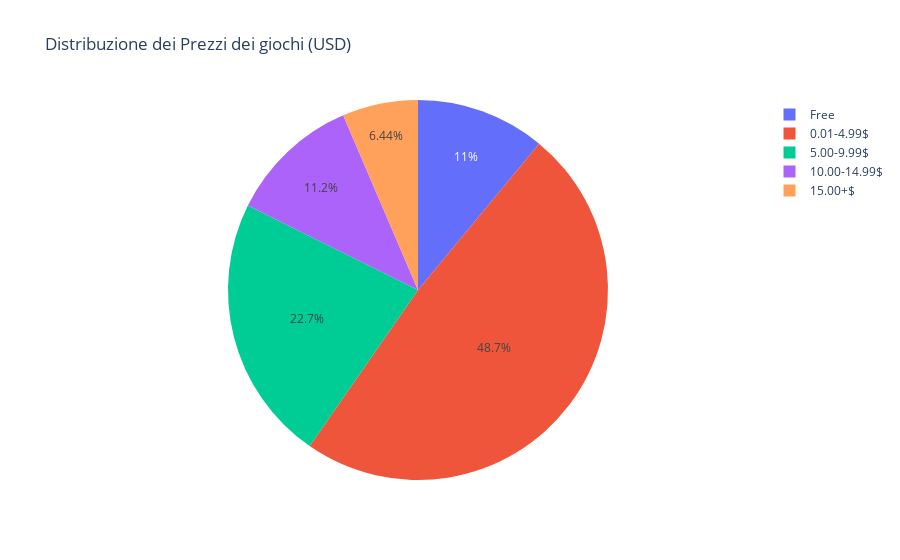

The notebook cell saved with this chart:
### Code cell
# Crea le fasce di prezzo
price_bins = [0, 0.01, 5, 10, 15, float('inf')]
price_labels = ['Free', '0.01-4.99$', '5.00-9.99$', '10.00-14.99$', '15.00+$']

# Categorizza i prezzi in fasce
df['price_range'] = pd.cut(df['price'], bins=price_bins, labels=price_labels, right=False)

# Calcola la distribuzione percentuale dei prezzi
price_distribution = df['price_range'].value_counts(normalize=True) * 100
price_distribution = price_distribution.reset_index()
price_distribution.columns = ['Price Range', 'Percentage']

# Ordina manualmente le etichette
custom_order = {
    'Price Range': ['Free', '0.01-4.99$', '5.00-9.99$', '10.00-14.99$', '15.00+$']
}

# Crea il grafico a donut con Plotly Express e specifica l'ordine delle etichette e il numero di decimali
fig = px.pie(price_distribution, values='Percentage', names='Price Range',
             title='Distribuzione dei Prezzi dei giochi (USD)', category_orders=custom_order,
             labels={'Percentage': 'Percentage'})  # Mostra le percentuali con 2 decimali

# Mostra il grafico
fig.show()

### Figure 1 — Plotly figure (JSON) as saved in the notebook; plotly's stock layout.template omitted (floating-point values rounded to 4 significant figures)
{"data": [{"direction": "clockwise", "domain": {"x": [0, 1], "y": [0, 1]}, "hovertemplate": "Price Range=%{label}<br>Percentage=%{value}<extra></extra>", "labels": ["Free", "0.01-4.99$", "5.00-9.99$", "10.00-14.99$", "15.00+$"], "legendgroup": "", "name": "", "showlegend": true, "sort": false, "type": "pie", "values": [11.0, 48.65, 22.69, 11.21, 6.443]}], "layout": {"legend": {"tracegroupgap": 0}, "title": {"text": "Distribuzione dei Prezzi dei giochi (USD)"}}}
